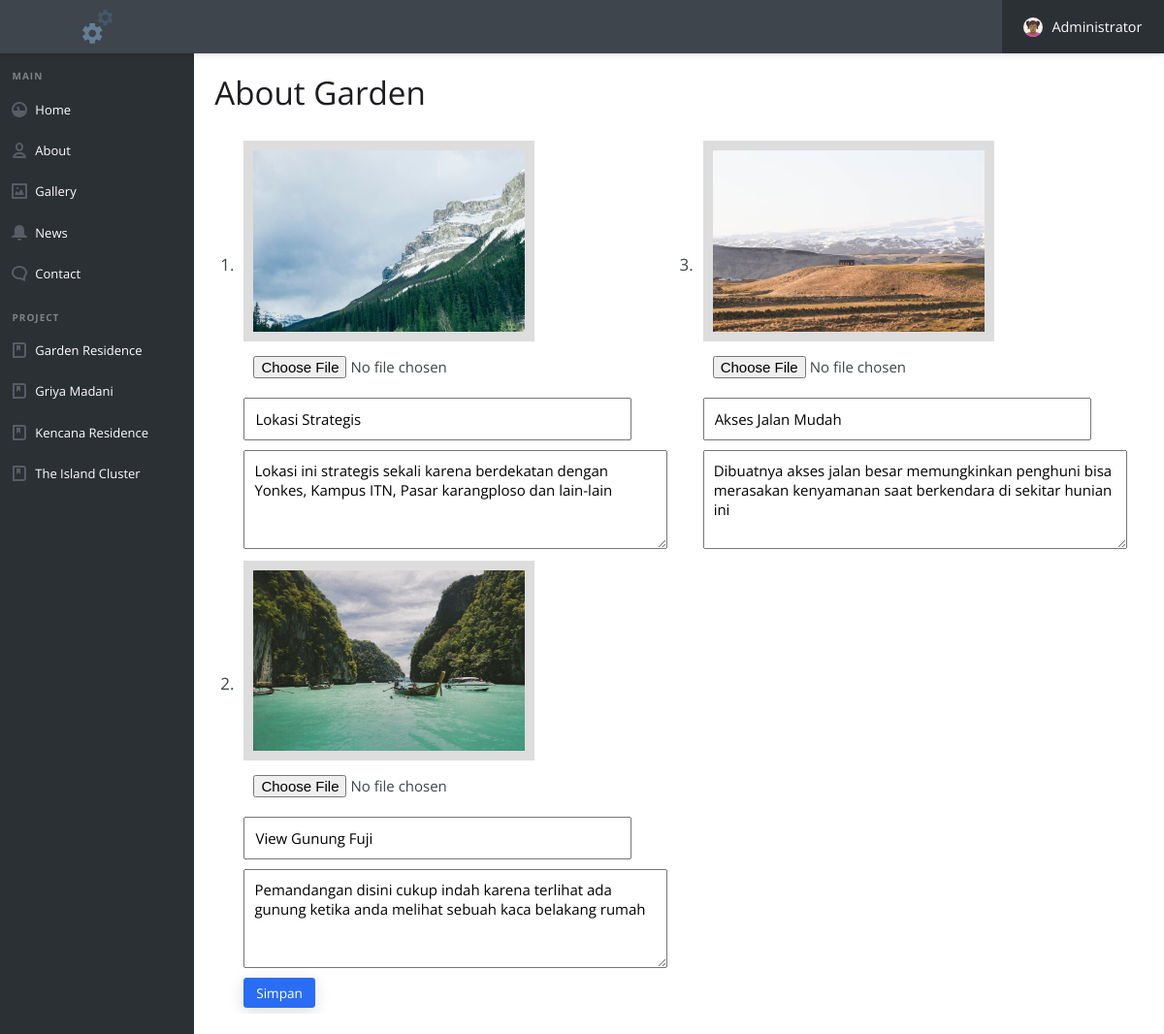
The app's page /adm/about-garden.php (signed in) with its own data.
### tables this page shows
CREATE TABLE `tb_about_proyek` (
  `id_about_proyek` int(11) NOT NULL,
  `image` mediumtext NOT NULL,
  `title` mediumtext NOT NULL,
  `description` longtext NOT NULL,
  `category` varchar(255) NOT NULL,
  `content_id` int(11) NOT NULL
);

### adm/about-garden.php (the view, shortened to what this page needs)
<?php
include("../config/conn.php");
?>
<!doctype html>
<html lang="en">
<head>
  <link rel="stylesheet" href="assets/css/style.css">
</head>
<body>
  <?php include("includes/header.php"); ?>
  <main class="cd-main-content">
    <?php include("includes/navbar.php"); ?>
    <div class="cd-content-wrapper">
      <h2>About Garden</h2><br>
      <p>
        <form action="proc/proc-edit-about-garden.php" method="post" enctype="multipart/form-data">
          <div style="overflow-x:auto;">
            <table>
              <tr>
                <td>
                  <?php
                  $sql1 = mysqli_query($db, "SELECT * FROM tb_about_proyek WHERE category = 'Garden' AND content_id = '1'");
                  $data1 = mysqli_fetch_array($sql1);
                  ?>
                  <table cellpadding="5">
                    <tr>
                      <td>1. </td>
                      <td>
                        <img src="../garden-residence/images/about/<?php echo $data1['image']; ?>"><br>
                        <input type="file" name="file1">
                      </td>
                    </tr>
                    <tr>
                      <td></td>
                      <td><input type="text" name="txtab1" value="<?php echo $data1['title']; ?>"></td>
                    </tr>
                    <tr>
                      <td></td>
                      <td><textarea cols="50" rows="4" name="txtdesc1"><?php echo $data1['description']; ?></textarea></td>
                    </tr>
                  </table>
                </td>
                <td>
                  <?php
                  $sql3 = mysqli_query($db, "SELECT * FROM tb_about_proyek WHERE category = 'Garden' AND content_id = '3'");
                  $data3 = mysqli_fetch_array($sql3);
                  ?>
                  <table cellpadding="5">
                    <tr>
                      <td>3. </td>
                      <td>
                        <img src="../garden-residence/images/about/<?php echo $data3['image']; ?>"><br>
                        <input type="file" name="file3">
                      </td>
                    </tr>
                    <tr>
                      <td></td>
                      <td><input type="text" name="txtab3" value="<?php echo $data3['title']; ?>"></td>
                    </tr>
                    <tr>
                      <td></td>
                      <td><textarea cols="50" rows="4" name="txtdesc3"><?php echo $data3['description']; ?></textarea></td>
                    </tr>
                  </table>
                </td>
              </tr>
              <tr>
                <td>
                  <?php
                  $sql2 = mysqli_query($db, "SELECT * FROM tb_about_proyek WHERE category = 'Garden' AND content_id = '2'");
                  $data2 = mysqli_fetch_array($sql2);
                  ?>
                  <table cellpadding="5">
                    <tr>
                      <td>2. </td>
                      <td>
                        <img src="../garden-residence/images/about/<?php echo $data2['image']; ?>"><br>
                        <input type="file" name="file2">
                      </td>
                    </tr>
                    <tr>
                      <td></td>
                      <td><input type="text" name="txtab2" value="<?php echo $data2['title']; ?>"></td>
                    </tr>
                    <tr>
                      <td></td>
                      <td><textarea cols="50" rows="4" name="txtdesc2"><?php echo $data2['description']; ?></textarea></td>
                    </tr>
                    <tr>
                      <td></td>
                      <td><input class="btn btn--primary btn--sm" type="submit" name="saveaboutG" value="Simpan"></td>
                    </tr>
                  </table>
                </td>
              </tr>
              </table>
            </div>
          </form>
        </p>
      </div>
    </main>
  </body>
  </html>

### adm/about-garden.php (style rules this page uses)
input[type=text] { width:400px; }
.cd-content-wrapper { font-size:17px; }
.cd-content-wrapper img { border: 10px solid #ddd; width: 300px; }

### records on screen
tb_about_proyek: image (picture), txtab1 "Lokasi Strategis", txtdesc1 "Lokasi ini strategis sekali karena berdekatan dengan Yonkes, Kampus ITN, Pasar karangploso dan lain-lain"
tb_about_proyek: image (picture), txtab3 "Akses Jalan Mudah", txtdesc3 "Dibuatnya akses jalan besar memungkinkan penghuni bisa merasakan kenyamanan saat berkendara di sekitar hunian ini"
tb_about_proyek: image (picture), txtab2 "View Gunung Fuji", txtdesc2 "Pemandangan disini cukup indah karena terlihat ada gunung ketika anda melihat sebuah kaca belakang rumah"
